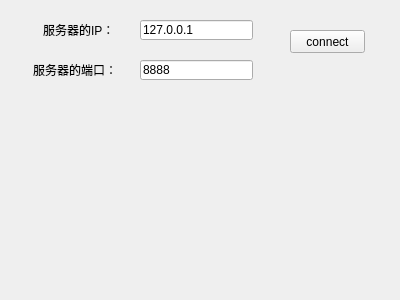
<?xml version="1.0" encoding="UTF-8"?>
<ui version="4.0">
 <class>ClientWidget</class>
 <widget class="QWidget" name="ClientWidget">
  <property name="geometry">
   <rect>
    <x>0</x>
    <y>0</y>
    <width>400</width>
    <height>300</height>
   </rect>
  </property>
  <property name="windowTitle">
   <string>Form</string>
  </property>
  <widget class="QLabel" name="label">
   <property name="geometry">
    <rect>
     <x>43</x>
     <y>20</y>
     <width>71</width>
     <height>20</height>
    </rect>
   </property>
   <property name="text">
    <string>服务器的IP：</string>
   </property>
  </widget>
  <widget class="QLineEdit" name="lineEditIP">
   <property name="geometry">
    <rect>
     <x>140</x>
     <y>20</y>
     <width>113</width>
     <height>20</height>
    </rect>
   </property>
   <property name="text">
    <string>127.0.0.1</string>
   </property>
  </widget>
  <widget class="QPushButton" name="pushButton">
   <property name="geometry">
    <rect>
     <x>290</x>
     <y>30</y>
     <width>75</width>
     <height>23</height>
    </rect>
   </property>
   <property name="text">
    <string>connect</string>
   </property>
  </widget>
  <widget class="QLineEdit" name="lineEditPort">
   <property name="geometry">
    <rect>
     <x>140</x>
     <y>60</y>
     <width>113</width>
     <height>20</height>
    </rect>
   </property>
   <property name="text">
    <string>8888</string>
   </property>
  </widget>
  <widget class="QLabel" name="label_2">
   <property name="geometry">
    <rect>
     <x>33</x>
     <y>60</y>
     <width>81</width>
     <height>20</height>
    </rect>
   </property>
   <property name="text">
    <string>服务器的端口：</string>
   </property>
  </widget>
 </widget>
 <resources/>
 <connections/>
</ui>
